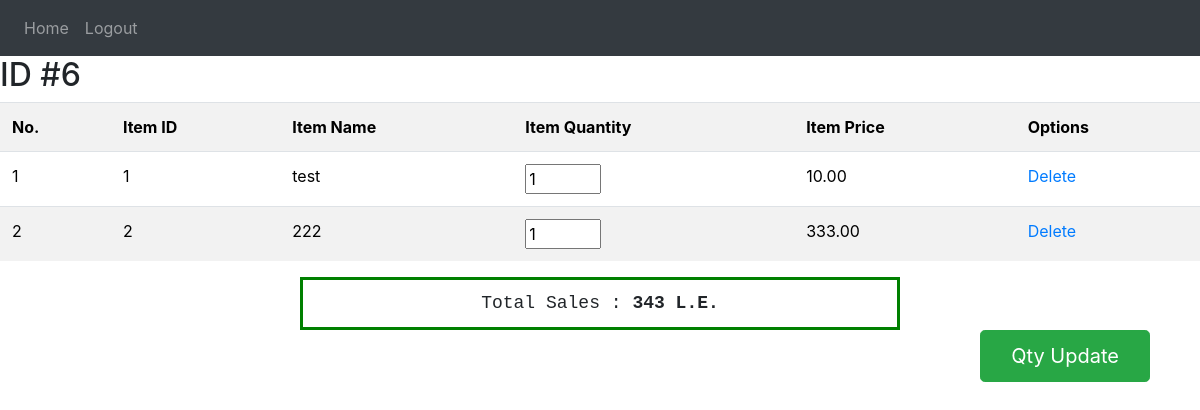
Screenshot of /view.php?id=6 with the database file from the repository.
### tables this page shows
CREATE TABLE `receiptitems` (
  `ID` int(11) NOT NULL,
  `itemID` int(11) NOT NULL,
  `itemName` varchar(30) NOT NULL,
  `itemQty` int(11) NOT NULL,
  `itemPrice` double(6,2) NOT NULL,
  `ReceiptID` int(11) NOT NULL
);

### database/database.php (called while the page is built, shortened)
<?php
class database {
    private $RDBMType = DB_TYPE;
    private $username = DB_USER;
    private $password = DB_PASS;
    private $dbhost = DB_HOST;
    function __construct() {
     $this->pdo = new PDO($this->RDBMType . ":host=" . $this->dbhost . ";dbname=" .
    "cart", $this->username,
   	$this->password,array(PDO::MYSQL_ATTR_INIT_COMMAND => "SET NAMES UTF8"));
     }
      	public function getRows($query, $params=array()){
      	        $stmt = $this->pdo->prepare($query);
                $stmt->execute($params);
                return $stmt->fetchAll();
            }
}
$db = new database;
?>

### view.php (the view, shortened to what this page needs)
<?php
include('database/database.php');
  if(isset($_GET['id'])){
    $id=$_GET['id'];
  }
 ?>
<!DOCTYPE HTML PUBLIC "-//W3C//DTD HTML 4.01 Transitional//EN"
   "http://www.w3.org/TR/html4/loose.dtd">
<html>
<head>
  <link rel="stylesheet" href="https://stackpath.bootstrapcdn.com/bootstrap/4.1.0/css/bootstrap.min.css">
</head>
<body>
 <nav class="navbar navbar-expand-sm bg-dark navbar-dark">
  <ul class="navbar-nav">
    <li class="nav-item" >
      <a class="nav-link" href="index.php">Home</a>
    </li>
    <li class="nav-item">
      <a class="nav-link" href="logout.php">Logout</a>
    </li>
  </ul>
</nav>
   <h2>ID #<?php echo $id ?></h2>
 <table class="table table-striped"  cellspacing="2px" cellpadding="0px" id="tb" style="color:#000000;" >
     <th>No.</th>
     <th>Item ID</th>
     <th>Item Name</th>
     <th>Item Quantity</th>
     <th>Item Price</th>
     <th>Options</th>
 <?php
    $query="SELECT * FROM receiptitems WHERE ReceiptID=".$id.";";
      $result=$db->getRows($query,array());
      $total=0;
      $count=1;
      echo "<form>"  ;
      foreach($result as $key=>$value){
       echo"<tr>";
       echo"<td>$count</td>";
       echo"<td>".$result[$key]['itemID']."</td>";
       echo"<td>".$result[$key]['itemName']."</td>";
       echo"<td><input type='number' min='1' max='".$result[$key]['itemQty']."' value='".$result[$key]['itemQty']."' name='itm_$count'/></td>";
       echo"<td>".$result[$key]['itemPrice']."</td>";
       $qty=$result[$key]['itemQty'];
       $itemID=$result[$key]['itemID'];
       $total+=(double)$result[$key]['itemPrice']*(int)$result[$key]['itemQty'];
       echo"<td><a href='DeleteFromReceipt.php?receiptID=$id&itemID=$itemID&itemQty=$qty'>Delete</a>
       </td>";
       echo"</tr>";
       $count++;
      }
     ?>
</table>
      <?php echo
    "<pre style='font-size:18px;
    margin: auto;
    width: 50%;
    border: 3px solid green;
    padding: 10px;text-align:center;'>Total Sales : <b>".$total." L.E.</b></pre>";
      echo "<input type='submit' value='Qty Update' name='qtyUpdate' id='btnSubmit' class='btn btn-success btn-lg' style='float:right; margin-right:50px; padding:10px 30px ;'>";
    ?>
</body>
</html>

### rows the page displays
receiptitems: itemID "1", itemName "test", itemQty "1", itemPrice "10.00"
receiptitems: itemID "2", itemName "222", itemQty "1", itemPrice "333.00"

### other values shown
$id "6"
$total "343"
